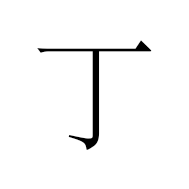
%> input picture 1_30pt/song.bmp, 189 x 189 px
$ octave StandardRef.m   (GNU Octave 9; MATLAB toolbox functions it lacks are replaced by stand-ins)
%> lines starting %> are read from the running program, lines starting %| are printed output that depends on the picture; in (x1, y1, x2, y2) boxes, pixels count from 0 and x2, y2 are one past the last pixel; in counts of white or black regions, pixels touching at a corner belong together; the program's own positions count from 1
Ref = cell(1, 4);
Ref{1} = double(imread('../1_30pt/song.bmp'));
Ref{2} = double(imread('../1_30pt/black.bmp'));
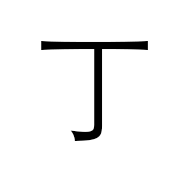
%> input picture 1_30pt/black.bmp, 189 x 189 px
Ref{3} = double(imread('../1_30pt/kai.bmp'));
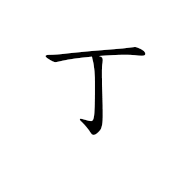
%> input picture 1_30pt/kai.bmp, 189 x 189 px
Ref{4} = double(imread('../1_30pt/wei.bmp'));
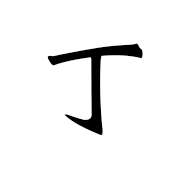
%> input picture 1_30pt/wei.bmp, 189 x 189 px
d = dir('../1/database/*.bmp');
path = '../1/database/';

k = numel(d);
DataBase = cell(1, k);

for i = 1 : k
  im = double(imread(strcat(path, d(i).name)));
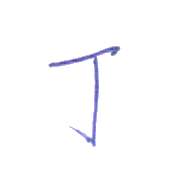
%> input picture 1/database/base_1_12_1.bmp, 189 x 189 px
  R = im(:, :, 1);
  G = im(:, :, 2);
  B = im(:, :, 3);
  Y = 0.299 .* R + 0.587 .* G + 0.114 .* B;
  Y(Y <= 220) = 1;
%> Y: size 189x189 double; min 1, max 255, mean 248.8
  Y(Y > 220) = 0;
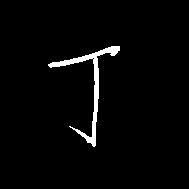
%> Y: size 189x189 double; values 0 (black) and 1 (white), 2.5% white; 1 white region, box (x1, y1, x2, y2) and area: (48, 46, 120, 147) 876
  DataBase{i} = double(Y);
end
%> pass 2 of the loop `for i = 1 : k`:
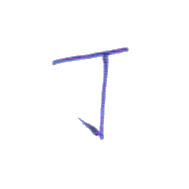
%> input picture 1/database/base_1_14_1.bmp, 189 x 189 px
%> `Y(Y <= 220) = 1;`:
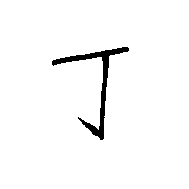
%> Y: size 189x189 double; min 1, max 255, mean 248.3
%> `Y(Y > 220) = 0;`:
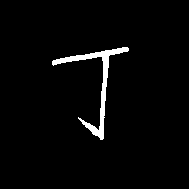
%> Y: size 189x189 double; values 0 (black) and 1 (white), 2.6% white; 1 white region, box (x1, y1, x2, y2) and area: (52, 47, 129, 140) 942
%> pass 3 of the loop `for i = 1 : k`:
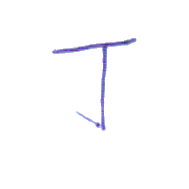
%> input picture 1/database/base_1_15_1.bmp, 189 x 189 px
%> `Y(Y <= 220) = 1;`:
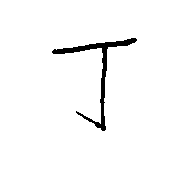
%> Y: size 189x189 double; min 1, max 255, mean 248.9
%> `Y(Y > 220) = 0;`:
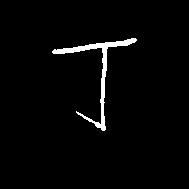
%> Y: size 189x189 double; values 0 (black) and 1 (white), 2.4% white; 1 white region, box (x1, y1, x2, y2) and area: (52, 38, 137, 131) 852

for i = 1:4
%> this loop made 4 passes; what is shown inside it comes from the first
    im = Ref{i};
    R = im(:, :, 1);
    G = im(:, :, 2);
    B = im(:, :, 3);
    Y = 0.299 .* R + 0.587 .* G + 0.114 .* B;
    Y(Y > 220) = 255;
%> Y: size 189x189 double; min 0, max 255, mean 247.5; mean of the top-left, top-right, bottom-left and bottom-right quarters 249.2, 243.1, 249.6, 248.2
    Y(Y <= 220) = 1;
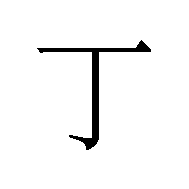
%> Y: size 189x189 double; values 1 (black) and 255 (white), 96.4% white; 1 black region, box (x1, y1, x2, y2) and area: (37, 40, 151, 150) 1293
    Y(Y == 255) = 0;
    Ref{i} = Y;
    figure;     image(Y*255);   colormap(gray(256))
end


B = DataBase{2};
figure;
image(B*255);
colormap(gray(256))
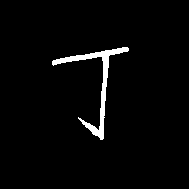
%> displayed picture: size 189x189x3, on the screen's scale of 0 to 255; values 0 (black) and 254 (white), 2.6% white; 1 white region, box (x1, y1, x2, y2) and area: (52, 47, 129, 140) 942

%> (the run ends here)
